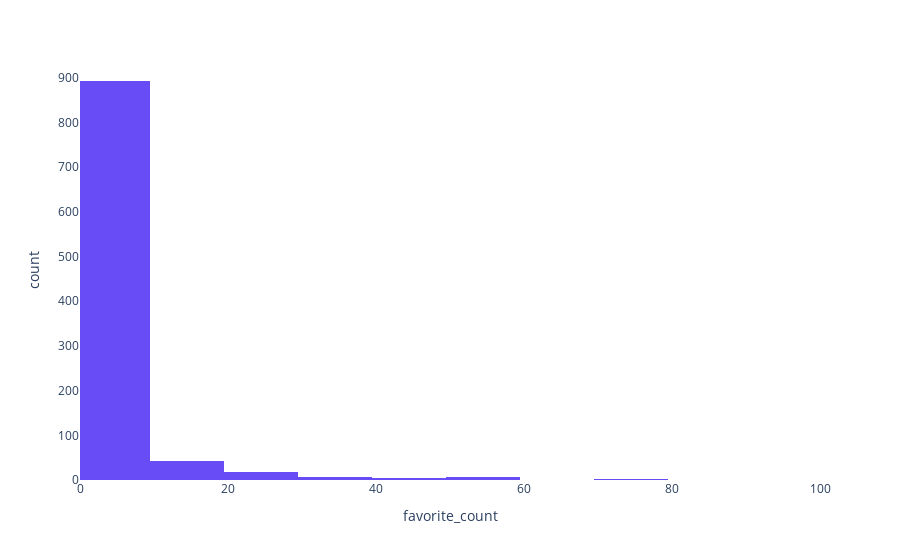

Write notebook code for a chart like this one.
### Code cell
limits, count = df.select('favorite_count').rdd.flatMap(lambda x: x).histogram(list(range(0, 100, 10)))
limits = np.array(limits)
fig = px.histogram(x=(limits[:-1] + limits[1:]) / 2 + 2, y=count, nbins=10, range_x=[0, 100])
fig.update_xaxes(title='favorite_count').update_yaxes(title='count')

### Figure 1 — Plotly figure (JSON) as saved in the notebook; plotly's stock layout.template omitted (floating-point values rounded to 4 significant figures)
{"data": [{"alignmentgroup": "True", "bingroup": "x", "histfunc": "sum", "hovertemplate": "x=%{x}<br>sum of y=%{y}<extra></extra>", "legendgroup": "", "marker": {"color": "#684cf6", "pattern": {"shape": ""}}, "name": "", "nbinsx": 10, "offsetgroup": "", "orientation": "v", "showlegend": false, "type": "histogram", "x": [7, 17, 27, 37, 47, 57, 67, 77, 87], "xaxis": "x", "y": [893, 43, 17, 7, 4, 6, 1, 2, 0], "yaxis": "y"}], "layout": {"barmode": "relative", "legend": {"tracegroupgap": 0}, "margin": {"t": 60}, "xaxis": {"anchor": "y", "domain": [0, 1], "range": [0, 100], "title": {"text": "favorite_count"}}, "yaxis": {"anchor": "x", "domain": [0, 1], "title": {"text": "count"}}}}
